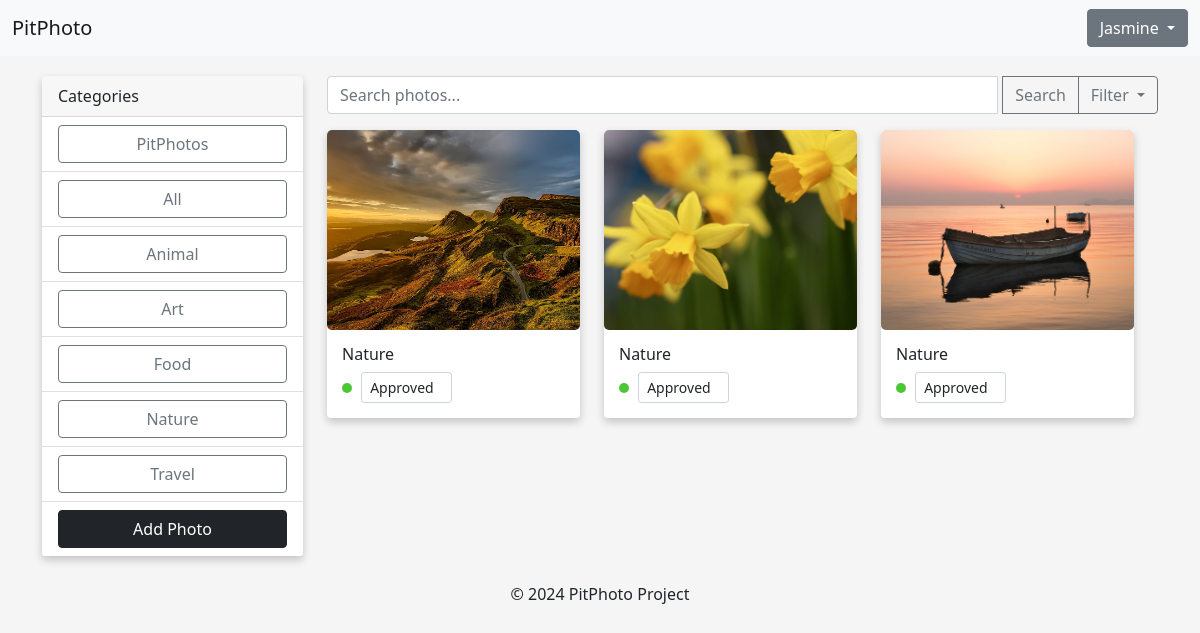
Page /gallery/?category=Nature (signed in) on the committed database.
### photos/models.py (models this page shows, shortened)
class Category(models.Model):
    name = models.CharField(max_length=100)
    is_standard = models.BooleanField(default=False)  # Feld für Standardkategorien
    user = models.ForeignKey(settings.AUTH_USER_MODEL, on_delete=models.CASCADE, null=True, blank=True)  # Feld für Benutzer

class Photo(models.Model):
    category = models.ForeignKey(
        Category, on_delete=models.SET_NULL, null=True, blank=True)
    image = models.ImageField(null=False, blank=False)
    description = models.TextField()
    user = models.ForeignKey(settings.AUTH_USER_MODEL, on_delete=models.CASCADE, null=True)
    name = models.CharField(max_length=255)
    width = models.PositiveIntegerField(null=True, blank=True)
    height = models.PositiveIntegerField(null=True, blank=True)
    size = models.FloatField(null=True, blank=True)  # In Megabytes
    format = models.CharField(max_length=10, null=True, blank=True)
    copyright = models.CharField(max_length=255, blank=True, null=True)
    source = models.URLField(max_length=1024, blank=True, null=True)
    created_at = models.DateTimeField(auto_now_add=True)
    created_by = models.ForeignKey(settings.AUTH_USER_MODEL, related_name='photos_created', on_delete=models.SET_NULL, null=True)
    updated_at = models.DateTimeField(auto_now=True)
    updated_by = models.ForeignKey(settings.AUTH_USER_MODEL, related_name='photos_updated', on_delete=models.SET_NULL, null=True)
    STATUS_CHOICES = [
        ('new', 'New'),
        ('approved', 'Approved'),
        ('optimized', 'Optimized'),
        ('locked', 'Locked'),
        ('standard', 'Standard'),
    ]
    status = models.CharField(max_length=10, choices=STATUS_CHOICES, default='new')

### photos/views.py (the view)
# urls.py: path('gallery/', gallery, name='gallery'),
def gallery(request):
    categories = Category.objects.all().order_by('name')
    pitphotos_category = categories.filter(name='PitPhotos').first()
    if request.user.is_authenticated:
        if request.user.is_superuser:
            photos = Photo.objects.all()  # Admins see all photos
        else:
            user_photos = Photo.objects.filter(user=request.user)
            pitphotos = Photo.objects.filter(category=pitphotos_category)
            photos = user_photos | pitphotos
    else:
        photos = Photo.objects.filter(category=pitphotos_category)
    query = request.GET.get('query')
    sort = request.GET.get('sort')
    status = request.GET.get('status')
    category_name = request.GET.get('category')
    if query:
        photos = photos.filter(description__icontains=query)
    if status:
        photos = photos.filter(status=status)
    if category_name:
        photos = photos.filter(category__name=category_name)
    if sort == 'latest':
        photos = photos.order_by('-created_at')
    context = {'categories': categories, 'photos': photos.distinct()}
    return render(request, 'photos/gallery.html', context)

### photos/templates/photos/gallery.html (shortened to what this page needs)
<!DOCTYPE html>
<html lang="en">
<head>
    <link href="https://cdn.jsdelivr.net/npm/bootstrap@5.0.0-beta1/dist/css/bootstrap.min.css" rel="stylesheet">
</head>
<body>
    <nav class="navbar navbar-expand-lg navbar-light bg-light">
        <div class="container-fluid">
            <a href="{% url 'home' %}" class="navbar-brand">PitPhoto</a>
            <div class="dropdown">
                <button class="btn btn-secondary dropdown-toggle" type="button" data-bs-toggle="dropdown" aria-expanded="false">
                    {{ request.user.username }}
                </button>
            </div>
        </div>
    </nav>
    <div class="container">
        <div class="row">
            <div class="col-md-3">
                <div class="card">
                    <div class="card-header">
                        Categories
                    </div>
                    <ul class="list-group list-group-flush">
                        <li class="list-group-item">
                            <a href="{% url 'gallery' %}?category=PitPhotos" class="btn btn-outline-secondary btn-category">PitPhotos</a>
                        </li>
                        <li class="list-group-item">
                            <a href="{% url 'gallery' %}" class="btn btn-outline-secondary btn-category">All</a>
                        </li>
                        {% for category in categories %}
                            {% if category.name != "PitPhotos" %}
                                <li class="list-group-item">
                                    <a href="{% url 'gallery' %}?category={{ category.name }}" class="btn btn-outline-secondary btn-category">{{ category.name }}</a>
                                </li>
                            {% endif %}
                        {% endfor %}
                        <li class="list-group-item">
                            <a href="{% url 'add' %}" class="btn btn-dark btn-category">Add Photo</a>
                        </li>
                    </ul>
                </div>
            </div>
            <div class="col-md-9">
                <div class="row">
                        <div class="search-bar mb-3">
                            <form action="{% url 'gallery' %}" method="get" class="input-group">
                                <input type="text" name="query" class="form-control" placeholder="Search photos..." value="{{ request.GET.query }}">
                                <button class="btn btn-outline-secondary" type="submit">Search</button>
                                <div class="dropdown">
                                    <button class="btn btn-outline-secondary dropdown-toggle" type="button" data-bs-toggle="dropdown" aria-expanded="false">
                                        Filter
                                    </button>
                                </div>
                            </form>
                        </div>
                        <div class="row">
                            {% for photo in photos %}
                            <div class="col-md-4 mb-4">
                                <div class="card">
                                    <a href="{% url 'photo' photo.id %}">
                                        {% if photo.image %}
                                        <img src="{{ photo.image.url }}" class="card-img-top image-thumbnail" alt="{{ photo.category.name }}">
                                        {% else %}
                                        <p class="text-center mt-2">No image available</p>
                                        {% endif %}
                                    </a>
                                    <div class="card-body">
                                        <h6 class="card-title">{{ photo.category.name }}</h6>
                                    <div class="photo-status">
                                        <span class="status-dot
                                            {% if photo.status == 'new' %} status-new
                                            {% elif photo.status == 'approved' %} status-approved
                                            {% elif photo.status == 'optimized' %} status-optimized
                                            {% elif photo.status == 'locked' %} status-locked
                                            {% elif photo.status == 'standard' %} status-standard
                                            {% endif %}">
                                        </span>
                                        <form method="post" action="{% url 'change_photo_status' photo.id %}" style="display: inline-block;">
                                            <select name="status" class="form-control form-control-sm" onchange="this.form.submit();">
                                                {% for status, name in photo.STATUS_CHOICES %}
                                                    <option value="{{ status }}" {% if photo.status == status %} selected {% endif %}>
                                                        {{ name }}
                                                    </option>
                                                {% endfor %}
                                            </select>
                                        </form>
                                    </div>
                                </div>
                            </div>
                        </div>
                            {% endfor %}
                </div>
            </div>
        </div>
    </div>
</body>
<footer class="bg-dank text-center text-lg-start">
    <div class="text-center p-3" style="margin:10px;","background-color: rgba(0, 0, 0, 0,5);">
        © 2024 PitPhoto Project
    </div>
</footer>
</html>

### photos/templates/photos/gallery.html (style rules this page uses)
body { background-color: #f5f5f5; }
.navbar { margin-bottom: 20px; }
.image-thumbnail { height: 200px; object-fit: cover; border-radius: 5px; transition: transform 0.3s ease; }
.card { box-shadow: 0 4px 8px 0 rgba(0,0,0,0.2); transition: 0.3s; border: none; }
.card-body { padding: 15px; }
.btn-category { width: 100%; text-align: center; white-space: normal; display: block; }
.form-control { margin-right: 5px; }
.input-group .form-control { border-top-right-radius: 0; border-bottom-right-radius: 0; }
.input-group .btn-outline-secondary { border-top-left-radius: 0; border-bottom-left-radius: 0; }
.search-bar { margin-top: 0px; margin-bottom: 10px; }
.status-dot { height: 10px; width: 10px; border-radius: 50%; display: inline-block; margin-right: 5px; }
.status-approved { background-color: #4CC734; }

### rows in the picture
Category: name "Animal"
Category: name "Art"
Category: name "Food"
Category: name "Nature"
Category: name "Travel"
Photo: image (picture), category.name "Nature", status "Approved"
Photo: image (picture), category.name "Nature", status "Approved"
Photo: image (picture), category.name "Nature", status "Approved"

### other values in the picture
{{ request.user.username }} "Jasmine"
